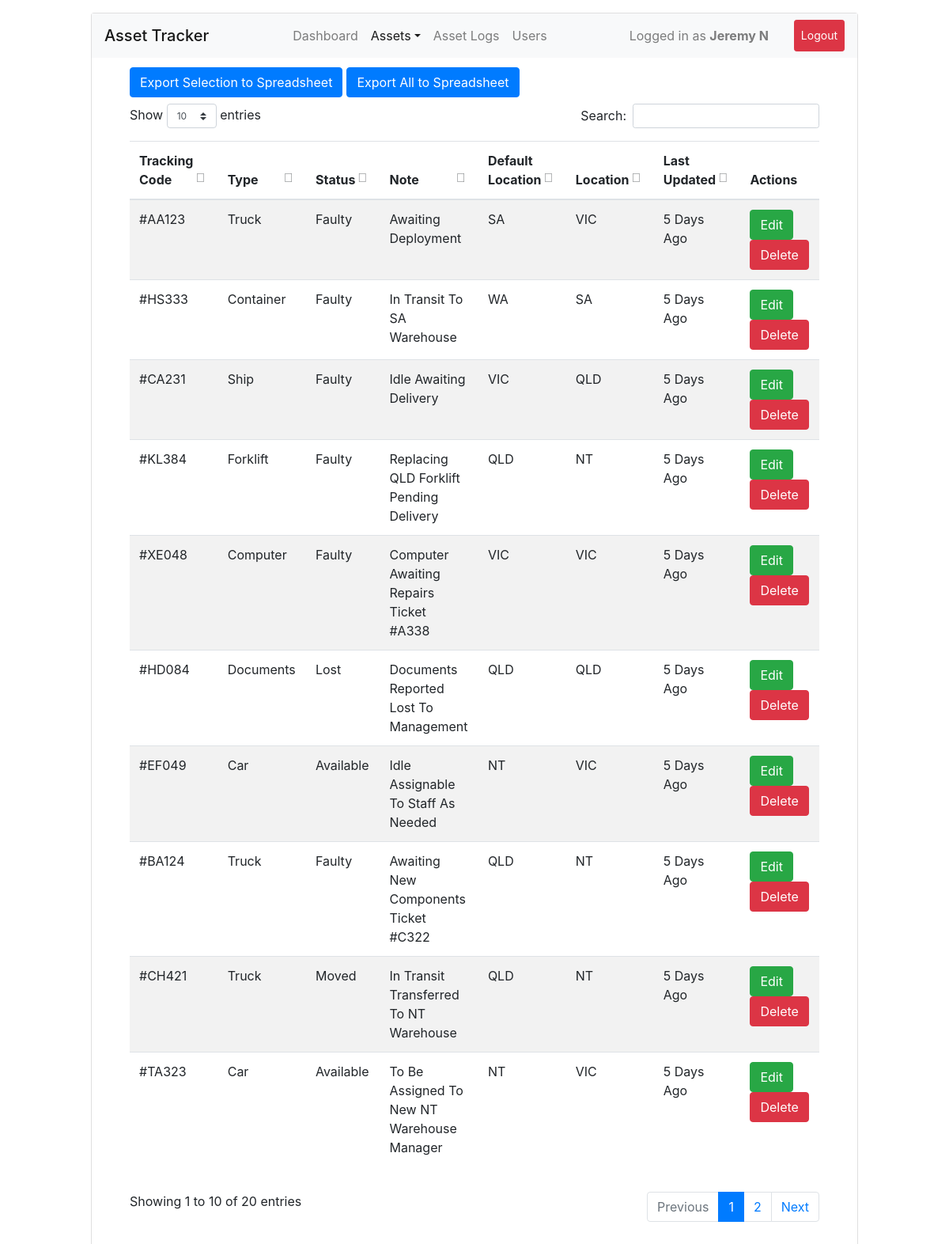
The app's page /assets (signed in), older data.
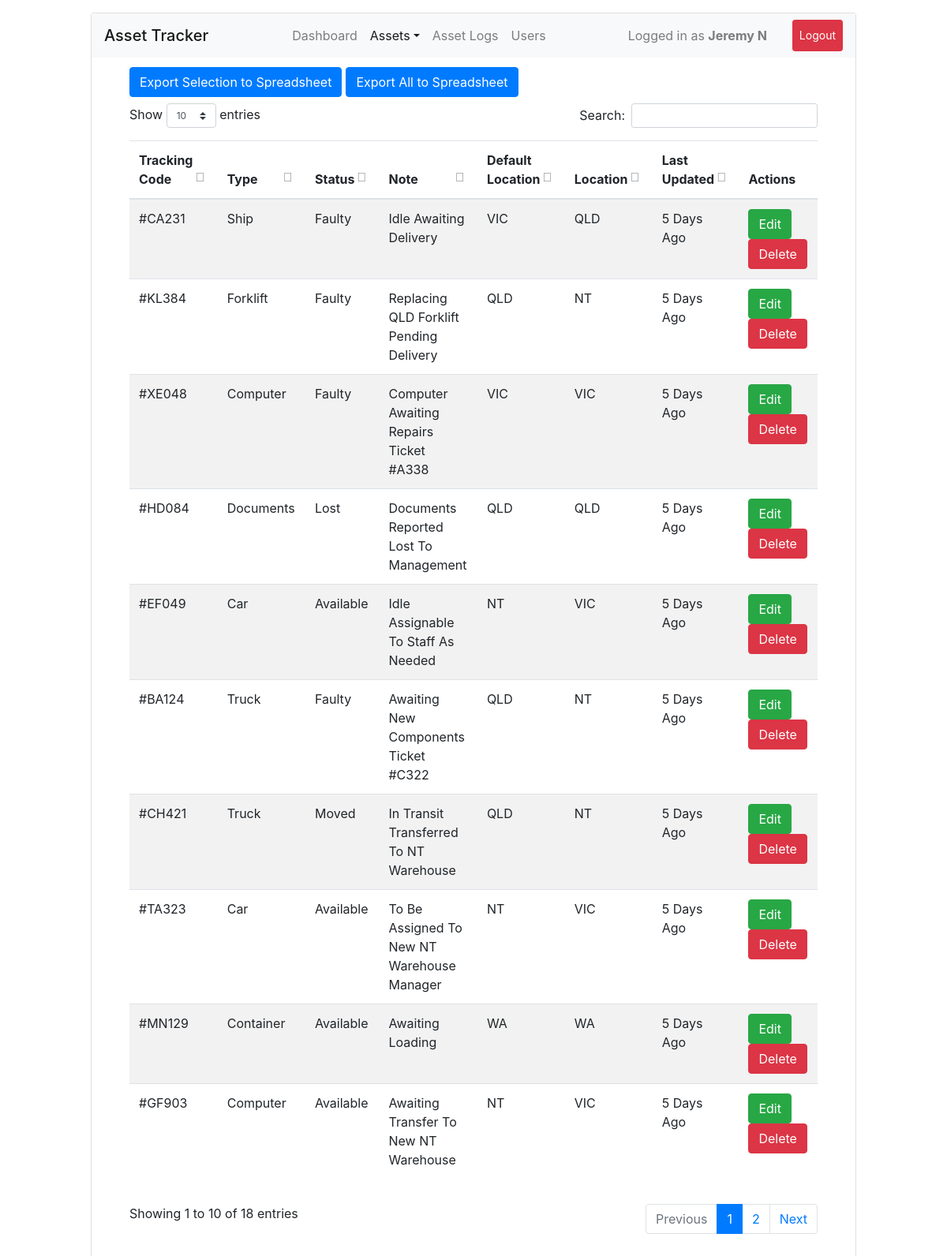
The same page, newer data.
### db.py (models this page shows)
class AssetStatus(db.Model):
	id = db.Column(db.Integer, primary_key=True)
	ass_id = db.Column(db.String(20), db.ForeignKey('assets.tracking_code'), unique=True, nullable=False)
	status = db.Column(db.String(255), nullable=False)
	note = db.Column(db.Text, nullable=False)
	location = db.Column(db.String(255), nullable=False)
	def_location = db.Column(db.String(255), nullable=False)
	last_updated = db.Column(db.DateTime, default=datetime.utcnow)

class Assets(db.Model):
	id = db.Column(db.Integer, primary_key=True)
	type = db.Column(db.String(50), nullable=False)
	tracking_code = db.Column(db.String(20), nullable=False, unique=True)
	time_created = db.Column(db.DateTime, default=datetime.utcnow)
	status = db.relationship('AssetStatus', backref="asset", lazy=True)

### ui.py (the view)
@ui.route('/assets', methods=['GET'])
@login_required
def ui_assets():
	return render_template('assets.html')

### ui.py (called while the page is built)
def login_required(func):
	@wraps(func)
	def wrapper(*args, **kwargs):
		uid = session.get('user')
		if not uid:
			return redirect(url_for('ui.ui_login'))
		u = User.query.filter_by(id=int(uid), active=True).first()
		if not u:
			return redirect(url_for('ui.ui_login'))
		g.user = u
		return func(*args, **kwargs)
	return wrapper

### templates/assets.html (shortened to what this page needs)
{% extends "main.html" %}
{% block content %}
<div class="card">
	<div class="card-block pb-1">
		<nav class="navbar navbar-expand navbar-light bg-light">
			<span class="navbar-brand mb-0 h1">Asset Tracker</span>
			<div class="collapse navbar-collapse justify-content-end">
				<div class="navbar-nav">
					<a class="nav-item nav-link" href="{{ url_for('ui.ui_index') }}">Dashboard</a>
					<div class="nav-item active dropdown">
						<a class="nav-link dropdown-toggle" data-toggle="dropdown" href="#" role="button" aria-haspopup="true" aria-expanded="false">Assets</a>
					</div>
					<a class="nav-item nav-link" href="{{ url_for('ui.ui_logs') }}">Asset Logs</a>
					<a class="nav-item nav-link" href="{{ url_for('ui.ui_users') }}">Users</a>
					<span class="px-5"></span>
					<div class="nav-item py-2 navbar-text">Logged in as <span class="font-weight-bold">{{ g.user.name }}</span></div>
					<span class="px-3"></span>
					<a class="nav-item btn btn-danger btn-sm py-2 text-white" href="{{ url_for('api.logout_user') }}">Logout</a>
				</div>
			</div>
		</nav>
	</div>
	<div class="card-block pt-2">
		<div class="row px-5">
			<div class="col-12">
				<table id="assetTable" class="table table-striped" width="100%">
					<thead>
						<tr>
							<th scope="col">Tracking Code</th>
							<th scope="col">Type</th>
							<th scope="col">Status</th>
							<th scope="col">Note</th>
							<th scope="col">Default Location</th>
							<th scope="col">Location</th>
							<th scope="col">Last Updated</th>
							<th scope="col">Actions</th>
						</tr>
					</thead>
					<tbody>
						{% for a in get_all_assets() %}
							<tr style="text-transform: capitalize;">
								<td>#{{ a.id }}</td>
								<td>{{ a.type }}</td>
								<td>{{ a.status }}</td>
								<td>{{ a.note }}</td>
								<td>{{ a.def_location }}</td>
								<td>{{ a.location }}</td>
								<td>{{ a.last_update }}</td>
								<td>
									<button type="button" class="btn btn-success" data-toggle="modal" data-target="#editAsset" data-id="{{ a.id }}" data-type="{{ a.type }}" data-status="{{ a.status }}" data-location="{{ a.location }}" data-note="{{ a.note }}">Edit</button>
									<button type="button" class="btn btn-danger" data-toggle="modal" data-target="#deleteAsset" data-id="{{ a.id }}">Delete</button>
								</td>
							</tr>
						{% endfor %}
						<button type="button" onclick="exportTableToCSV('Assets.csv')" class="btn btn-primary " id="btn-spreadsheet">Export Selection to Spreadsheet</button>
						<button type="button" class="btn btn-primary " style="margin-left: 5px" id="btn-spreadsheet-all">Export All to Spreadsheet</button>
					</tbody>
				</table>
			</div>
		</div>
	</div>
</div>
{% endblock %}

Row changes from the older to the newer data that the page shows:
removed AssetStatus: id "AA123", status "Faulty", note "Awaiting Deployment", def_location "SA", location "VIC"
removed Assets: type "Truck"
removed AssetStatus: id "HS333", status "Faulty", note "In Transit To SA Warehouse", def_location "WA", location "SA"
now on this page (row unchanged): AssetStatus: id "MN129", status "Available", note "Awaiting Loading", def_location "WA", location "WA"
now on this page (row unchanged): AssetStatus: id "GF903", status "Available", note "Awaiting Transfer To New NT Warehouse", def_location "NT", location "VIC"
now on this page (row unchanged): Assets: type "Computer"
Text that changed along with them:
text written by a page script: "Show entries Search: Showing 1 to 10 of 20 entries Previous 1 2 Next" → "Show entries Search: Showing 1 to 10 of 18 entries Previous 1 2 Next"
new list line: "# 5 Days Ago Edit Delete"
list line gone: "# 5 Days Ago Edit Delete"
